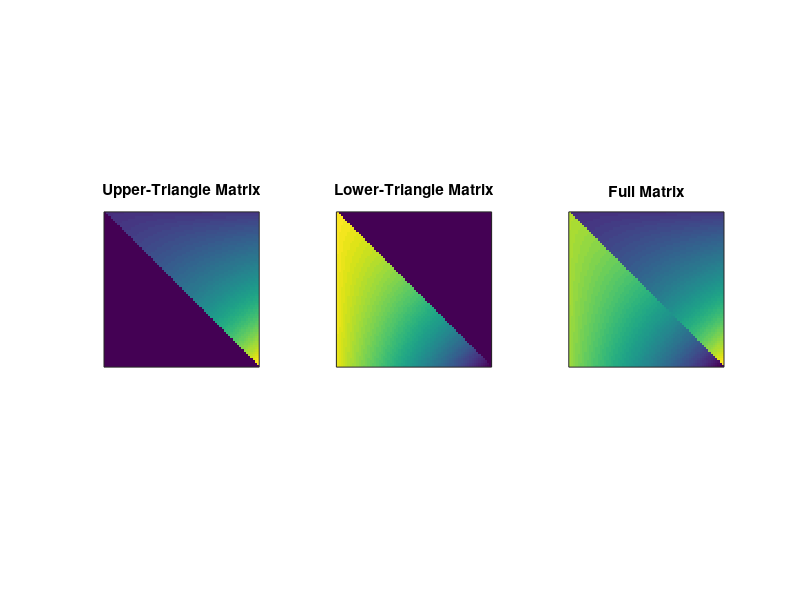

MATLAB code for this plot:
% This is the exercise for '3. Create an Upper-Triangular Matrix'

%% Fill function
func1 = @(i, j) 1.03^(sqrt(i*j)); 

%% Constants
N = 70;

%% Upper Triangle and Lower Triangle
upper_triangle = zeros(N);
lower_triangle = zeros(N);
for i=1:N
    for j=1:N
        if i<j
            upper_triangle(i,j) = func1(i,j);
        else
            lower_triangle(i,j) = func1(N,N) - func1(i, j);
        end
    end
end
%% Full Matrix
full_matrix = upper_triangle + lower_triangle;

%% Plotting
figure, clf

subplot(131)
imagesc(upper_triangle)
title 'Upper-Triangle Matrix'
set(gca, "YTick", [], "XTick", [])
axis square;

subplot(132)
imagesc(lower_triangle)
title 'Lower-Triangle Matrix'
set(gca, "YTick", [], "XTick", [])
axis square;

subplot(133)
imagesc(full_matrix)
title 'Full Matrix'
set(gca, "YTick", [], "XTick", [])
axis square;
